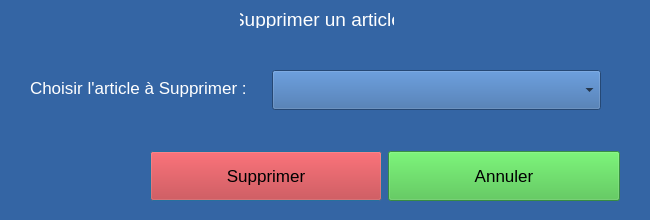
<?xml version="1.0" encoding="UTF-8"?>
<ui version="4.0">
 <class>Dialog</class>
 <widget class="QDialog" name="Dialog">
  <property name="geometry">
   <rect>
    <x>0</x>
    <y>0</y>
    <width>650</width>
    <height>220</height>
   </rect>
  </property>
  <property name="minimumSize">
   <size>
    <width>650</width>
    <height>220</height>
   </size>
  </property>
  <property name="maximumSize">
   <size>
    <width>650</width>
    <height>220</height>
   </size>
  </property>
  <property name="font">
   <font>
    <pointsize>11</pointsize>
   </font>
  </property>
  <property name="windowTitle">
   <string>Supprimer un article</string>
  </property>
  <property name="styleSheet">
   <string notr="true">background-color: rgb(52, 101, 164);</string>
  </property>
  <widget class="QLabel" name="label">
   <property name="geometry">
    <rect>
     <x>240</x>
     <y>10</y>
     <width>154</width>
     <height>18</height>
    </rect>
   </property>
   <property name="maximumSize">
    <size>
     <width>16777215</width>
     <height>50</height>
    </size>
   </property>
   <property name="font">
    <font>
     <pointsize>14</pointsize>
    </font>
   </property>
   <property name="styleSheet">
    <string notr="true">color: rgb(255, 255, 255);</string>
   </property>
   <property name="text">
    <string>Supprimer un article</string>
   </property>
   <property name="alignment">
    <set>Qt::AlignCenter</set>
   </property>
  </widget>
  <widget class="QWidget" name="layoutWidget">
   <property name="geometry">
    <rect>
     <x>10</x>
     <y>50</y>
     <width>611</width>
     <height>61</height>
    </rect>
   </property>
   <layout class="QFormLayout" name="formLayout">
    <property name="sizeConstraint">
     <enum>QLayout::SetDefaultConstraint</enum>
    </property>
    <property name="fieldGrowthPolicy">
     <enum>QFormLayout::AllNonFixedFieldsGrow</enum>
    </property>
    <property name="rowWrapPolicy">
     <enum>QFormLayout::DontWrapRows</enum>
    </property>
    <property name="horizontalSpacing">
     <number>20</number>
    </property>
    <property name="verticalSpacing">
     <number>10</number>
    </property>
    <property name="leftMargin">
     <number>20</number>
    </property>
    <property name="topMargin">
     <number>20</number>
    </property>
    <property name="rightMargin">
     <number>20</number>
    </property>
    <item row="0" column="0">
     <widget class="QLabel" name="nomEtPrNomLabel">
      <property name="font">
       <font>
        <pointsize>13</pointsize>
       </font>
      </property>
      <property name="styleSheet">
       <string notr="true">color: rgb(255, 255, 255);</string>
      </property>
      <property name="text">
       <string>Choisir l'article à Supprimer : </string>
      </property>
     </widget>
    </item>
    <item row="0" column="1">
     <widget class="QComboBox" name="combo_choisir_article">
      <property name="minimumSize">
       <size>
        <width>0</width>
        <height>40</height>
       </size>
      </property>
     </widget>
    </item>
   </layout>
  </widget>
  <widget class="QWidget" name="layoutWidget">
   <property name="geometry">
    <rect>
     <x>150</x>
     <y>150</y>
     <width>470</width>
     <height>52</height>
    </rect>
   </property>
   <layout class="QHBoxLayout" name="horizontalLayout">
    <item>
     <widget class="QPushButton" name="btn_remove">
      <property name="minimumSize">
       <size>
        <width>0</width>
        <height>50</height>
       </size>
      </property>
      <property name="font">
       <font>
        <pointsize>13</pointsize>
       </font>
      </property>
      <property name="styleSheet">
       <string notr="true">background-color: rgba(201, 42, 42, 160);</string>
      </property>
      <property name="text">
       <string>Supprimer</string>
      </property>
     </widget>
    </item>
    <item>
     <widget class="QPushButton" name="btn_reset">
      <property name="minimumSize">
       <size>
        <width>0</width>
        <height>50</height>
       </size>
      </property>
      <property name="font">
       <font>
        <pointsize>13</pointsize>
       </font>
      </property>
      <property name="styleSheet">
       <string notr="true">background-color: rgba(65, 191, 64, 197);</string>
      </property>
      <property name="text">
       <string>Annuler</string>
      </property>
     </widget>
    </item>
   </layout>
  </widget>
 </widget>
 <resources/>
 <connections/>
</ui>
